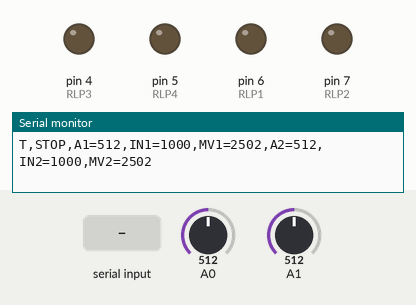
Simulated run of this sketch. Board: Arduino Uno, built with avr-gcc and run on an emulated ATmega328P. Shown: output pins drawn as LEDs (lit = HIGH), the last lines printed to the serial monitor. The inputs (shaded band) are chosen by the test bench; at power-on: A0 = 512, A1 = 512.

Above: at 1.2 s.
1.3 s: "FWR\n" received over Serial
At 1.7 s:
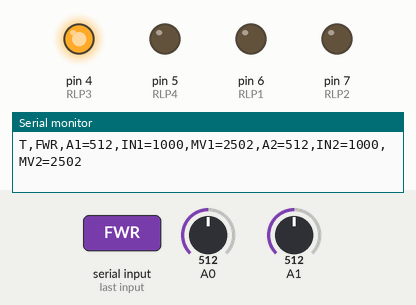
2.8 s: "REV\n" received over Serial
At 4.0 s:
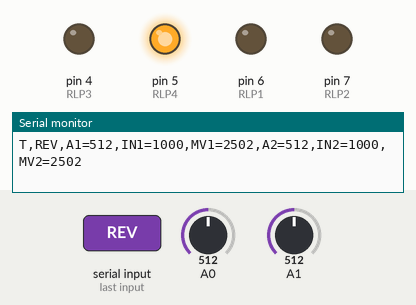
4.3 s: "STOP\n" received over Serial
At 5.2 s:
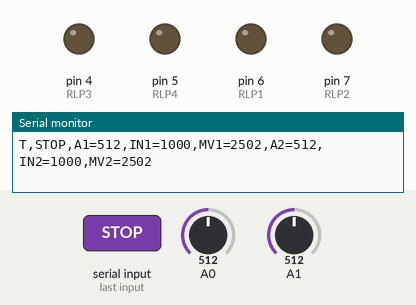
Timing chart, 0 to 7.3 s (numbered marks = the images above; inputs shaded):
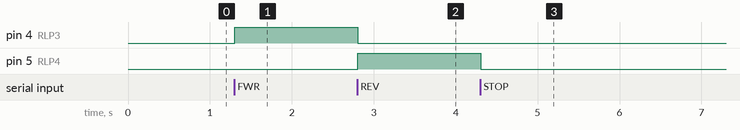

The sketch:

sketch_jan26a.ino
```cpp
#include <SPI.h>
#include <SoftwareSerial.h>
#include <avr/interrupt.h>
#include "U8glib.h"

// ---------------- Pins ----------------
#define RLP1  6
#define RLP2  7
#define RLP3  4
#define RLP4  5

#define AD1   A0   // SDA (analog in)
#define AD2   A1   // SCL (analog in)

// Optional: keep if you need it for other hardware
SoftwareSerial mySerial(0, 1);


// --------- Actuator calibration ----------
const int STROKE_IN_X100 = 1000;   // 10.00 inches = 1000 (x100)

// Set these after measuring
int adcMin = 0;       // ADC at fully retracted
int adcMax = 460;    // ADC at fully extended

// ---------------- Command / State ----------------
enum DirState { DIR_STOP = 0, DIR_FWR = 1, DIR_REV = 2 };
DirState dirState = DIR_STOP;

// Serial parsing buffer
static char cmdBuf[32];
static uint8_t cmdLen = 0;

// Telemetry rate (ms)
const unsigned long TELEMETRY_PERIOD_MS = 100;
unsigned long lastTelemetryMs = 0;

// ---------------- Helpers ----------------
void setRelays(bool on) {
  digitalWrite(RLP1, on ? HIGH : LOW);
  digitalWrite(RLP2, on ? HIGH : LOW);
  digitalWrite(RLP3, on ? HIGH : LOW);
  digitalWrite(RLP4, on ? HIGH : LOW);
}

// NOTE: You MUST map these to your actual relay wiring.
// Right now: STOP = all relays OFF.
// FWR/REV = placeholders that turn some relays ON/OFF.
// Adjust to match how your H-bridge / relays are wired.
void applyDirection(DirState s) {
  dirState = s;

  switch (s) {
    case DIR_STOP:
      // All OFF = stop
      setRelays(false);
      break;

    case DIR_FWR:
      // Placeholder logic: adjust for your relay wiring
      // Example: RLP1+RLP2 ON, RLP3+RLP4 OFF
      digitalWrite(RLP3, HIGH);
      digitalWrite(RLP4, LOW);
      break;

    case DIR_REV:
      // Placeholder logic: adjust for your relay wiring
      // Example: RLP1+RLP2 OFF, RLP3+RLP4 ON
      digitalWrite(RLP3, LOW);
      digitalWrite(RLP4, HIGH);

      break;
  }
}

int readAvg(int pin, int n = 10) {
  long sum = 0;
  for (int i = 0; i < n; i++) sum += analogRead(pin);
  return (int)(sum / n);
}

int adcToMilliVolts(int adc) {
  return (long)adc * 5000L / 1023L; // 0..1023 -> 0..5000 mV
}

int adcToInchesX100(int adc) {
  if (adc < adcMin) adc = adcMin;
  if (adc > adcMax) adc = adcMax;

  long den = (long)(adcMax - adcMin);
  if (den <= 0) return 0;

  long num = (long)(adc - adcMin) * (long)STROKE_IN_X100;
  return (int)(num / den); // inches * 100
}

const char* dirToStr(DirState s) {
  switch (s) {
    case DIR_FWR:  return "FWR";
    case DIR_REV:  return "REV";
    default:       return "STOP";
  }
}

// Single easy-to-parse line (CSV) for Python
// Format:
// T,<DIR>,A1=<adc>,IN1=<in_x100>,MV1=<mv>,A2=<adc>,IN2=<in_x100>,MV2=<mv>
void printTelemetryLine(int adc1, int adc2) {
  int mv1 = adcToMilliVolts(adc1);
  int mv2 = adcToMilliVolts(adc2);
  int in1x100 = adcToInchesX100(adc1);
  int in2x100 = adcToInchesX100(adc2);

  Serial.print("T,");
  Serial.print(dirToStr(dirState));
  Serial.print(",A1=");
  Serial.print(adc1);
  Serial.print(",IN1=");
  Serial.print(in1x100);
  Serial.print(",MV1=");
  Serial.print(mv1);
  Serial.print(",A2=");
  Serial.print(adc2);
  Serial.print(",IN2=");
  Serial.print(in2x100);
  Serial.print(",MV2=");
  Serial.println(mv2);
}

// LCD: show direction + either ADC or inches


// Handle a complete command line (trimmed, uppercased)
// Commands:
//   FWR
//   REV
//   STOP
// Optional:
//   READ   (prints one telemetry line immediately)
void handleCommand(char* cmd) {
  // Uppercase in-place
  for (uint8_t i = 0; cmd[i]; i++) {
    if (cmd[i] >= 'a' && cmd[i] <= 'z') cmd[i] = cmd[i] - 'a' + 'A';
  }

  if (strcmp(cmd, "FWR") == 0) {
    applyDirection(DIR_FWR);
    Serial.println("OK,FWR");
  } else if (strcmp(cmd, "REV") == 0) {
    applyDirection(DIR_REV);
    Serial.println("OK,REV");
  } else if (strcmp(cmd, "STOP") == 0) {
    applyDirection(DIR_STOP);
    Serial.println("OK,STOP");
  } else if (strcmp(cmd, "READ") == 0) {
    int adc1 = readAvg(AD1);
    int adc2 = readAvg(AD2);
    printTelemetryLine(adc1, adc2);
  } else {
    Serial.print("ERR,UNKNOWN_CMD,");
    Serial.println(cmd);
  }
}

// Non-blocking serial line reader. Commands end with '\n' or '\r'.
void pollSerialCommands() {
  while (Serial.available() > 0) {
    char c = (char)Serial.read();

    if (c == '\n' || c == '\r') {
      if (cmdLen > 0) {
        cmdBuf[cmdLen] = '\0';
        handleCommand(cmdBuf);
        cmdLen = 0;
      }
    } else {
      if (cmdLen < sizeof(cmdBuf) - 1) {
        cmdBuf[cmdLen++] = c;
      } else {
        // overflow -> reset
        cmdLen = 0;
        Serial.println("ERR,BUF_OVERFLOW");
      }
    }
  }
}

void setup() {
  pinMode(RLP1, OUTPUT);
  pinMode(RLP2, OUTPUT);
  pinMode(RLP3, OUTPUT);
  pinMode(RLP4, OUTPUT);

  applyDirection(DIR_STOP);

  Serial.begin(9600);
  mySerial.begin(9600); // optional; not used below

  Serial.println("READY,LinearActuator");
  Serial.println("CMDS:FWR|REV|STOP|READ");
}

void loop() {
  // 1) Receive commands (non-blocking)
  pollSerialCommands();

  // 2) Read sensors
  int adc1 = readAvg(AD1);
  int adc2 = readAvg(AD2);


  // 4) Periodic telemetry stream (easy for Python to parse)
  unsigned long now = millis();
  if (now - lastTelemetryMs >= TELEMETRY_PERIOD_MS) {
    lastTelemetryMs = now;
    printTelemetryLine(adc1, adc2);
  }
}
```

Measured:
- after the input at 1.3 s, pin 4 (RLP3): LOW → HIGH at once
- after the input at 2.8 s, pin 4 (RLP3): HIGH → LOW at once; pin 5 (RLP4): LOW → HIGH at once
- after the input at 4.3 s, pin 5 (RLP4): HIGH → LOW at once
